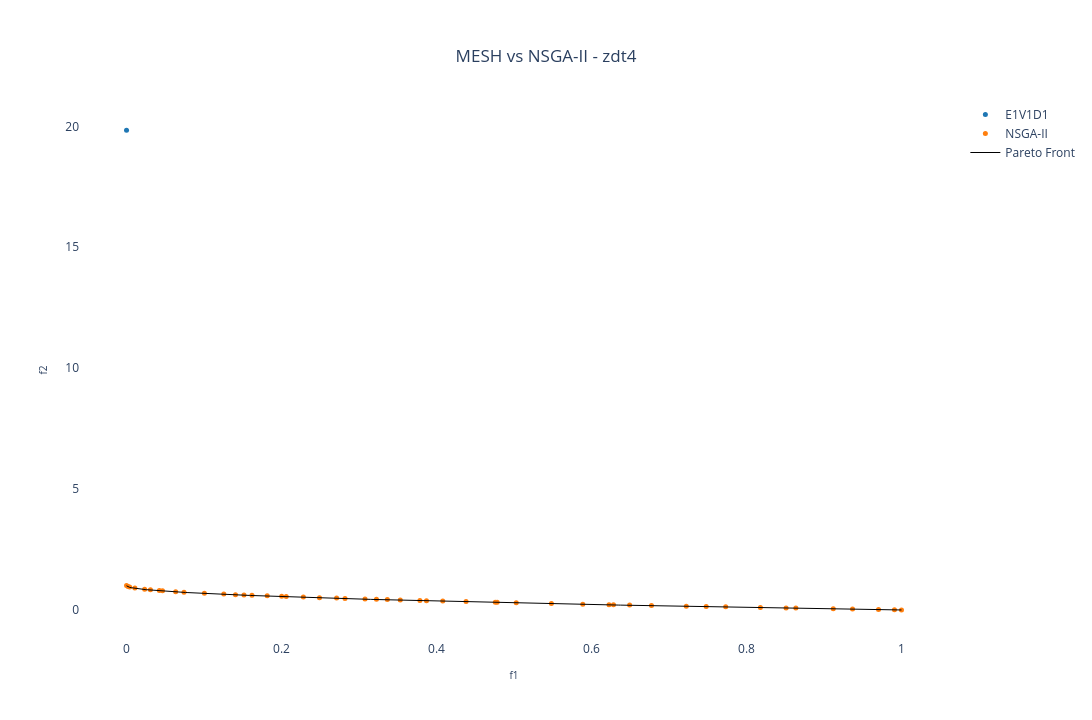

Notebook cell for this chart:
### Markdown cell above
### MESH vs Pymoo 2D:

### Code cell
nsga2_result = pickle.load(open(f'../result/NSGA2_{experiment_name}.pkl', 'rb'))

# Creating a subplot
fig = go.Figure()

add_MESH = True
if(add_MESH):
    for i in range(num_dataset):
        fig.add_trace(pareto_front[i])

fig.add_trace(go.Scatter(x=nsga2_result['combined'][1][:,0], 
               y=nsga2_result['combined'][1][:,1],
               mode='markers', marker=dict(size=5, color=solid_colors[-1]),
               name="NSGA-II")
               )

# Plotting the Pareto front
real_pareto_front = get_pareto(experiment_name, n_pareto_points, position_dim, 2)
fig.add_trace(
	go.Scatter(x=real_pareto_front[:,0],
		y=real_pareto_front[:,1],
		mode='lines', line=dict(width=1, color='black'),
		name='Pareto Front',
		showlegend=(i==0)
		)
	)

# Setting layout
fig.update_layout(
    showlegend=True,
    xaxis=dict(title=dict(text='f1', font=dict(size=10))),
    yaxis=dict(title=dict(text='f2', font=dict(size=10))),
    title=dict(
        text='MESH vs NSGA-II - ' + experiment_name,
        x=0.5,  # Centering the title
        xanchor='center',
        yanchor='top'
    ),
    #margin=dict(l=0, r=0, b=0, t=0), # Rearrange the margin
    width=1520,   # Figure width (pixels)
    height=720,  # Figure height (pixels)
    paper_bgcolor="white",
    plot_bgcolor='white'
)

# Showing the figure
fig.show()

### Figure 1 — Plotly figure (JSON) as saved in the notebook; plotly's stock layout.template omitted (floating-point values rounded to 4 significant figures; data arrays with more than 128 entries replaced by an {"elided": "..."} marker saying what was removed)
{"data": [{"marker": {"color": "#1f77b4", "size": 5}, "mode": "markers", "name": "E1V1D1", "showlegend": true, "type": "scatter", "x": [0], "y": [19.84]}, {"marker": {"color": "#ff7f0e", "size": 5}, "mode": "markers", "name": "NSGA-II", "type": "scatter", "x": [3.823e-17, 0.00195, 0.004002, 0.01081, 0.02338, 0.03086, 0.04236, 0.04643, 0.06341, 0.07418, 0.1005, 0.1255, 0.1406, 0.1516, 0.1618, 0.1815, 0.2002, 0.2061, 0.2282, 0.249, 0.2711, 0.2819, 0.3077, 0.3225, 0.3365, 0.3532, 0.3786, 0.387, 0.4081, 0.4381, 0.4759, 0.4783, 0.5029, 0.5482, 0.5888, 0.6226, 0.6284, 0.6492, 0.6774, 0.7223, 0.748, 0.7731, 0.8179, 0.8511, 0.8637, 0.912, 0.9369, 0.9703, 0.9909, 1.0], "y": [1.012, 0.9681, 0.9462, 0.9104, 0.8615, 0.8385, 0.808, 0.7984, 0.7584, 0.7382, 0.6919, 0.6568, 0.6347, 0.6201, 0.6075, 0.5838, 0.5644, 0.556, 0.5322, 0.5108, 0.4922, 0.478, 0.4545, 0.4387, 0.4284, 0.4125, 0.3907, 0.3844, 0.3692, 0.3489, 0.3178, 0.3167, 0.2988, 0.2677, 0.2405, 0.2184, 0.2167, 0.2016, 0.1839, 0.159, 0.1419, 0.129, 0.1043, 0.08408, 0.07691, 0.04988, 0.0367, 0.0197, 0.009324, 0.004466]}, {"line": {"color": "black", "width": 1}, "mode": "lines", "name": "Pareto Front", "showlegend": true, "type": "scatter", "x": {"elided": "500 float values"}, "y": {"elided": "500 float values"}}], "layout": {"height": 720, "paper_bgcolor": "white", "plot_bgcolor": "white", "showlegend": true, "title": {"text": "MESH vs NSGA-II - zdt4", "x": 0.5, "xanchor": "center", "yanchor": "top"}, "width": 1520, "xaxis": {"title": {"font": {"size": 10}, "text": "f1"}}, "yaxis": {"title": {"font": {"size": 10}, "text": "f2"}}}}
